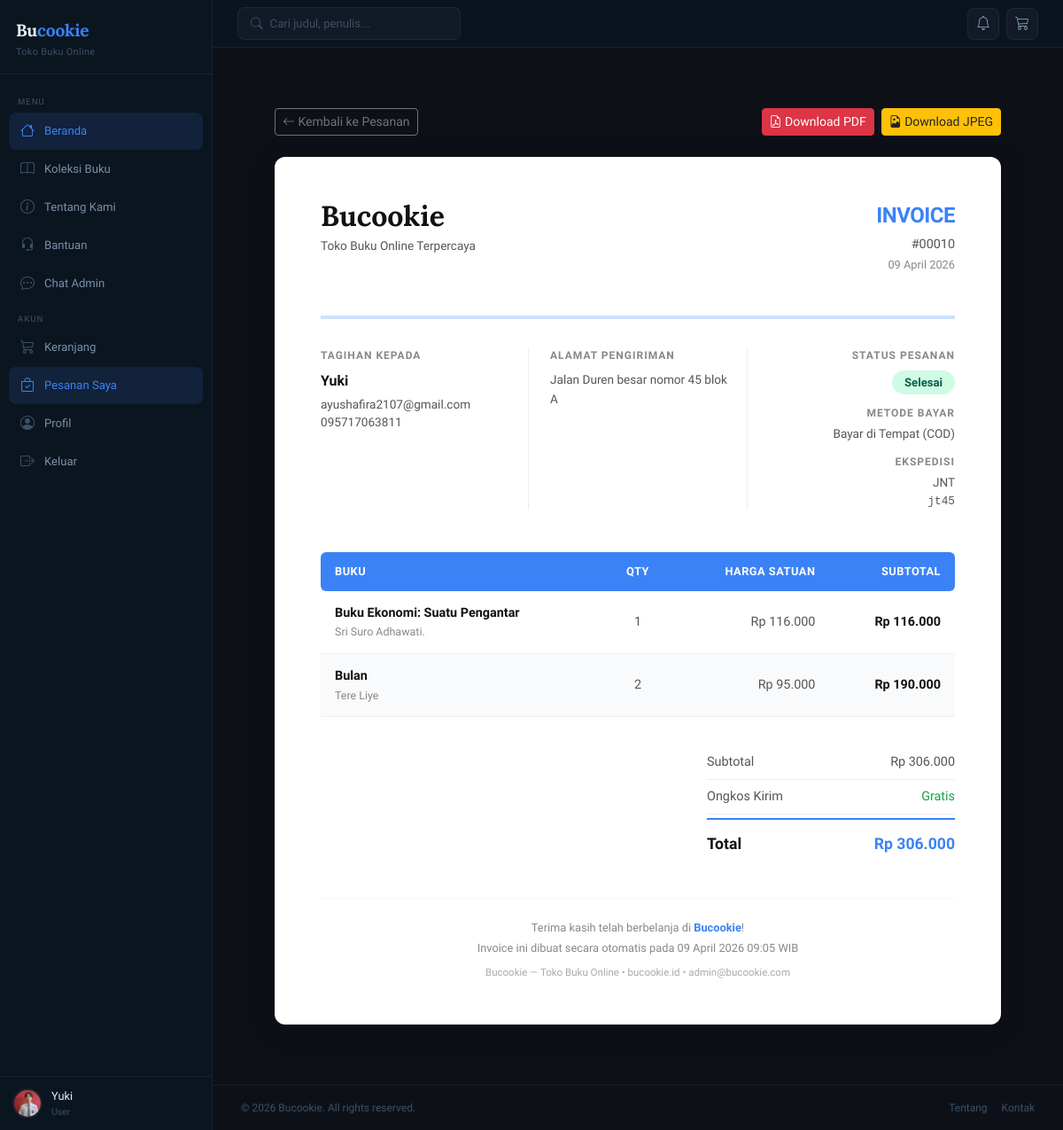
Page /user/invoice/index.php?order_id=10 (signed in) on the committed database.
### tables this page shows
CREATE TABLE `orders` (
  `id` int(11) NOT NULL,
  `user_id` int(11) NOT NULL,
  `total_price` decimal(10,2) NOT NULL,
  `shipping_address` text NOT NULL,
  `status` enum('pending','processing','shipped','delivered','cancelled') NOT NULL DEFAULT 'pending',
  `expedition` varchar(50) DEFAULT NULL,
  `tracking_number` varchar(100) DEFAULT NULL,
  `payment_method` enum('payment_at_delivery') DEFAULT 'payment_at_delivery',
  `created_at` timestamp NOT NULL DEFAULT current_timestamp(),
  `updated_at` timestamp NOT NULL DEFAULT current_timestamp() ON UPDATE current_timestamp()
);

CREATE TABLE `users` (
  `id` int(11) NOT NULL,
  `name` varchar(100) NOT NULL,
  `email` varchar(100) NOT NULL,
  `password` varchar(255) NOT NULL,
  `phone` varchar(20) DEFAULT NULL,
  `address` text DEFAULT NULL,
  `avatar` varchar(255) DEFAULT NULL,
  `role` enum('admin','user') NOT NULL DEFAULT 'user',
  `reset_token` varchar(255) DEFAULT NULL,
  `reset_expired` datetime DEFAULT NULL,
  `created_at` timestamp NOT NULL DEFAULT current_timestamp()
);

CREATE TABLE `order_items` (
  `id` int(11) NOT NULL,
  `order_id` int(11) NOT NULL,
  `book_id` int(11) NOT NULL,
  `quantity` int(11) NOT NULL,
  `price` decimal(10,2) NOT NULL
);

CREATE TABLE `books` (
  `id` int(11) NOT NULL,
  `category_id` int(11) NOT NULL,
  `title` varchar(200) NOT NULL,
  `author` varchar(100) NOT NULL,
  `publisher` varchar(100) DEFAULT NULL,
  `year` year(4) DEFAULT NULL,
  `cost_price` decimal(10,2) DEFAULT NULL,
  `price` decimal(10,2) NOT NULL,
  `stock` int(11) NOT NULL DEFAULT 0,
  `description` text DEFAULT NULL,
  `cover` varchar(255) DEFAULT NULL,
  `created_at` timestamp NOT NULL DEFAULT current_timestamp()
);

### user/invoice/index.php (the view, shortened to what this page needs)
<?php
require_once '../../config/db.php';
$user_id  = $_SESSION['user_id'];
$order_id = isset($_GET['order_id']) ? (int)$_GET['order_id'] : 0;
$stmt = $conn->prepare("
    SELECT o.*, u.name as user_name, u.email as user_email, u.phone as user_phone, u.address as user_address
    FROM orders o
    JOIN users u ON o.user_id = u.id
    WHERE o.id = ? AND o.user_id = ?
");
$stmt->bind_param('ii', $order_id, $user_id);
$stmt->execute();
$order = $stmt->get_result()->fetch_assoc();
$stmt2 = $conn->prepare("
    SELECT oi.*, b.title, b.author, b.cover
    FROM order_items oi
    JOIN books b ON oi.book_id = b.id
    WHERE oi.order_id = ?
");
$stmt2->bind_param('i', $order_id);
$stmt2->execute();
$items = $stmt2->get_result()->fetch_all(MYSQLI_ASSOC);
$status_labels = [
    'processing' => 'Diproses',
    'shipped'    => 'Dikirim',
    'delivered'  => 'Selesai',
];
$status_label = $status_labels[$order['status']] ?? ucfirst($order['status']);
require_once '../../includes/header.php';
?>
<div class="container" style="max-width:860px; margin: 40px auto; padding: 0 20px;">
  <div class="d-flex justify-content-between align-items-center mb-4 no-print">
    <a href="../orders/index.php" class="btn btn-outline-secondary btn-sm">
      <i class="bi bi-arrow-left"></i> Kembali ke Pesanan
    </a>
    <div class="d-flex gap-2">
      <a href="download.php?order_id=<?= $order_id ?>&format=pdf" class="btn btn-danger btn-sm">
        <i class="bi bi-file-earmark-pdf"></i> Download PDF
      </a>
      <a href="download.php?order_id=<?= $order_id ?>&format=jpeg" class="btn btn-warning btn-sm text-dark">
        <i class="bi bi-file-earmark-image"></i> Download JPEG
      </a>
    </div>
  </div>
  <div id="invoice-content" style="
    background: #fff;
    color: #111;
    border-radius: 12px;
    padding: 48px 52px;
    box-shadow: 0 4px 32px rgba(0,0,0,0.18);
    font-family: 'Sora', sans-serif;
  ">
    <div class="d-flex justify-content-between align-items-start mb-5">
      <div>
        <h1 style="font-size:2rem; font-weight:800; color:#111; margin:0; font-family:'Lora',serif;">
          Bucookie
        </h1>
        <p style="color:#555; margin:4px 0 0; font-size:0.85rem;">Toko Buku Online Terpercaya</p>
      </div>
      <div style="text-align:right;">
        <div style="font-size:1.5rem; font-weight:700; color:#3b82f6; letter-spacing:-0.5px;">INVOICE</div>
        <div style="font-size:0.9rem; color:#555; margin-top:4px;">
          #<?= str_pad($order_id, 5, '0', STR_PAD_LEFT) ?>
        </div>
        <div style="font-size:0.8rem; color:#888; margin-top:2px;">
          <?= date('d F Y', strtotime($order['created_at'])) ?>
        </div>
      </div>
    </div>
    <hr style="border:2px solid #3b82f6; margin-bottom:32px;">
    <div class="row mb-5" style="display:flex; gap:0;">
      <div style="flex:1; padding-right:24px;">
        <div style="font-size:0.75rem; font-weight:700; color:#888; text-transform:uppercase; letter-spacing:1px; margin-bottom:8px;">Tagihan Kepada</div>
        <div style="font-weight:700; font-size:1rem; color:#111;"><?= htmlspecialchars($order['user_name']) ?></div>
        <div style="color:#555; font-size:0.85rem; margin-top:4px;"><?= htmlspecialchars($order['user_email']) ?></div>
        <?php if ($order['user_phone']): ?>
        <div style="color:#555; font-size:0.85rem;"><?= htmlspecialchars($order['user_phone']) ?></div>
        <?php endif; ?>
      </div>
      <div style="flex:1; padding-left:24px; border-left:1px solid #eee;">
        <div style="font-size:0.75rem; font-weight:700; color:#888; text-transform:uppercase; letter-spacing:1px; margin-bottom:8px;">Alamat Pengiriman</div>
        <div style="color:#555; font-size:0.85rem; line-height:1.6;">
          <?= nl2br(htmlspecialchars($order['shipping_address'])) ?>
        </div>
      </div>
      <div style="flex:1; padding-left:24px; border-left:1px solid #eee; text-align:right;">
        <div style="font-size:0.75rem; font-weight:700; color:#888; text-transform:uppercase; letter-spacing:1px; margin-bottom:8px;">Status Pesanan</div>
        <span style="
          display:inline-block;
          padding:4px 14px;
          border-radius:20px;
          font-size:0.82rem;
          font-weight:700;
          background:<?= $order['status'] === 'delivered' ? '#d1fae5' : ($order['status'] === 'shipped' ? '#dbeafe' : '#fef3c7') ?>;
          color:<?= $order['status'] === 'delivered' ? '#065f46' : ($order['status'] === 'shipped' ? '#1e40af' : '#92400e') ?>;
        "><?= $status_label ?></span>
        <div style="margin-top:12px; font-size:0.75rem; color:#888; font-weight:700; text-transform:uppercase; letter-spacing:1px;">Metode Bayar</div>
        <div style="font-size:0.85rem; color:#555; margin-top:4px;">Bayar di Tempat (COD)</div>
        <?php if ($order['expedition'] && $order['tracking_number']): ?>
        <div style="margin-top:12px; font-size:0.75rem; color:#888; font-weight:700; text-transform:uppercase; letter-spacing:1px;">Ekspedisi</div>
        <div style="font-size:0.85rem; color:#555; margin-top:4px;">
          <?= strtoupper(htmlspecialchars($order['expedition'])) ?><br>
          <span style="font-family:monospace; font-size:0.8rem;"><?= htmlspecialchars($order['tracking_number']) ?></span>
        </div>
        <?php endif; ?>
      </div>
    </div>
    <table style="width:100%; border-collapse:collapse; margin-bottom:32px;">
      <thead>
        <tr style="background:#3b82f6; color:#fff;">
          <th style="padding:12px 16px; text-align:left; font-size:0.8rem; font-weight:700; text-transform:uppercase; letter-spacing:0.5px; border-radius:6px 0 0 6px;">Buku</th>
          <th style="padding:12px 16px; text-align:center; font-size:0.8rem; font-weight:700; text-transform:uppercase; letter-spacing:0.5px;">Qty</th>
          <th style="padding:12px 16px; text-align:right; font-size:0.8rem; font-weight:700; text-transform:uppercase; letter-spacing:0.5px;">Harga Satuan</th>
          <th style="padding:12px 16px; text-align:right; font-size:0.8rem; font-weight:700; text-transform:uppercase; letter-spacing:0.5px; border-radius:0 6px 6px 0;">Subtotal</th>
        </tr>
      </thead>
      <tbody>
        <?php foreach ($items as $i => $item): ?>
        <tr style="border-bottom:1px solid #f0f0f0; background:<?= $i % 2 === 0 ? '#fff' : '#f9fafb' ?>;">
          <td style="padding:14px 16px;">
            <div style="font-weight:600; font-size:0.9rem; color:#111;"><?= htmlspecialchars($item['title']) ?></div>
            <div style="font-size:0.78rem; color:#888; margin-top:2px;"><?= htmlspecialchars($item['author']) ?></div>
          </td>
          <td style="padding:14px 16px; text-align:center; font-size:0.9rem; color:#555;"><?= $item['quantity'] ?></td>
          <td style="padding:14px 16px; text-align:right; font-size:0.9rem; color:#555;">Rp <?= number_format($item['price'], 0, ',', '.') ?></td>
          <td style="padding:14px 16px; text-align:right; font-weight:600; font-size:0.9rem; color:#111;">Rp <?= number_format($item['price'] * $item['quantity'], 0, ',', '.') ?></td>
        </tr>
        <?php endforeach; ?>
      </tbody>
    </table>
    <div style="display:flex; justify-content:flex-end; margin-bottom:40px;">
      <div style="min-width:280px;">
        <div style="display:flex; justify-content:space-between; padding:8px 0; font-size:0.9rem; color:#555; border-bottom:1px solid #eee;">
          <span>Subtotal</span>
          <span>Rp <?= number_format($order['total_price'], 0, ',', '.') ?></span>
        </div>
        <div style="display:flex; justify-content:space-between; padding:8px 0; font-size:0.9rem; color:#555; border-bottom:1px solid #eee;">
          <span>Ongkos Kirim</span>
          <span style="color:#16a34a;">Gratis</span>
        </div>
        <div style="display:flex; justify-content:space-between; padding:14px 0 8px; font-size:1.1rem; font-weight:800; color:#111; border-top:2px solid #3b82f6; margin-top:4px;">
          <span>Total</span>
          <span style="color:#3b82f6;">Rp <?= number_format($order['total_price'], 0, ',', '.') ?></span>
        </div>
      </div>
    </div>
    <hr style="border:1px solid #eee; margin-bottom:20px;">
    <div style="text-align:center; color:#888; font-size:0.8rem; line-height:1.8;">
      <p style="margin:0;">Terima kasih telah berbelanja di <strong style="color:#3b82f6;">Bucookie</strong>!</p>
      <p style="margin:0;">Invoice ini dibuat secara otomatis pada <?= date('d F Y H:i') ?> WIB</p>
      <p style="margin:0; margin-top:6px; font-size:0.72rem; color:#aaa;">
        Bucookie — Toko Buku Online &bull; bucookie.id &bull; admin@bucookie.com
      </p>
    </div>
  </div>
</div>
<?php require_once '../../includes/footer.php'; ?>

### assets/css/style.css (style rules this page uses)
:root { --bg-base: #0d1117; --bg-sidebar: #0b1520; --bg-card: #111a26; --bg-card-hover: #152030; --border: rgba(255,255,255,0.06); --accent: #3b82f6; --accent-soft: rgba(59,130,246,0.12); --accent-glow: rgba(59,130,246,0.25); --danger: #ef4444; --danger-soft: rgba(239,68,68,0.1); --success: #22c55e; --success-soft: rgba(34,197,94,0.1); --warning: #f59e0b; --warning-soft: rgba(245,158,11,0.1); --text-primary: #e8edf3; --text-secondary: #7a8fa6; --text-muted: #3d5066; --sidebar-w: 240px; --topbar-h: 54px; }
*, *::before, *::after { box-sizing: border-box; margin: 0; padding: 0; }
body { font-family: 'Sora', sans-serif; background: var(--bg-base); color: var(--text-primary); font-size: 14px; min-height: 100vh; }
a { text-decoration: none; }

### rows in the picture
orders: created_at "09 April 2026", user.name "Yuki", user.email "ayushafira2107@gmail.com", user.phone "095717063811", shipping_address "Jalan Duren besar nomor 45 blok A", status "Selesai", expedition "JNT", tracking_number "jt45", total_price "306.000"
order_items: book.title "Buku Ekonomi: Suatu Pengantar", book.author "Sri Suro Adhawati.", quantity "1", price "116.000", $item['price'] * $item['quantity'] "116.000"
order_items: book.title "Bulan", book.author "Tere Liye", quantity "2", price "95.000", $item['price'] * $item['quantity'] "190.000"

### other values in the picture
$_SESSION['user_name'] "Yuki"
$_SESSION['user_role'] "User"
str_pad($order_id, 5, '0', STR_PAD_LEFT) "00010"
